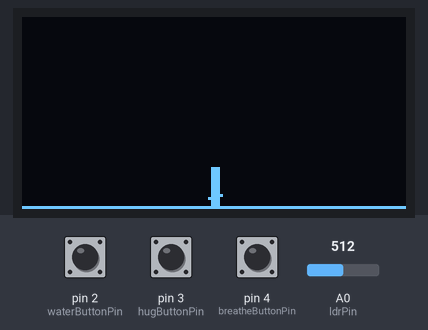
Bench run of a sketch on a simulated Arduino Uno, built with avr-gcc and run on an emulated ATmega328P. On the bench: 128×64 one-colour display. Inputs (shaded band) come from the test bench; at power-on: pin 4 (breatheButtonPin) HIGH, A0 (ldrPin) = 512, pin 2 (waterButtonPin) HIGH, pin 3 (hugButtonPin) HIGH. EEPROM starts erased.

Above: at 1.2 s.
1.3 s: pin 4 (breatheButtonPin) pulled LOW for 1 s
At 1.48 s:
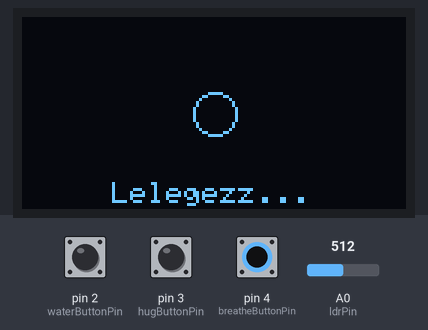
At 1.88 s:
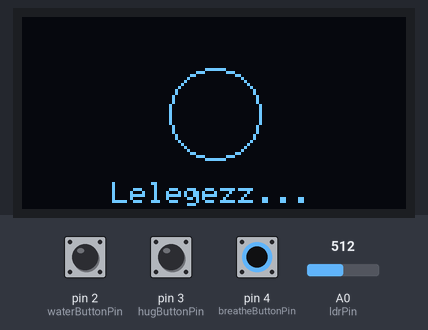
3.8 s: A0 (ldrPin) set to 209
5.3 s: A0 (ldrPin) set to 183
At 6.7 s:
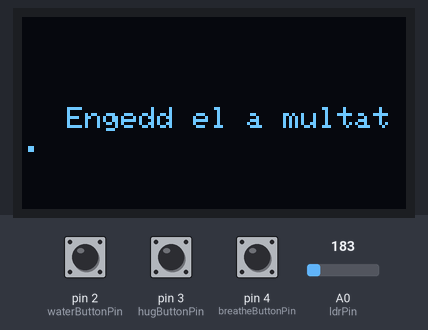
Timing chart, 0 to 8.3 s (numbered marks = the images above; inputs shaded):
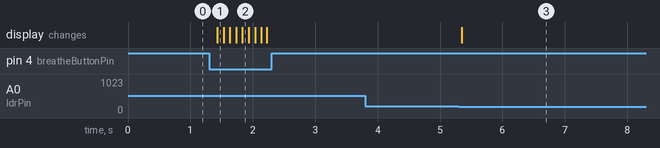

Measured:
- the behaviour switches between 200 and 199 on A0 (ldrPin) (found by bisection; images 2 and 3)
- after the input at 1.3 s, the display: changes after 0.13 s (image 1)
- after the input at 3.8 s, every drawn part: stays the same
- after the input at 5.3 s, the display: changes after 0.05 s (image 3)

The sketch:

digitaltree.ino
```cpp
#include <Wire.h>
#include <Adafruit_GFX.h>
#include <Adafruit_SSD1306.h>
#include <EEPROM.h>

Adafruit_SSD1306 display(128, 64, &Wire, -1);

const int waterButtonPin = 2;
const int hugButtonPin = 3;
const int breatheButtonPin = 4;
const int ldrPin = A0;

struct GameState {
  bool initialized;
  int growthStage;
  bool isWithered;
  bool hasFruit;
  unsigned long gameTimeHours;
  unsigned long lastWateredHour;
  unsigned long lastHuggedHour;
  unsigned long lastHarvestHour;
  int waterCount48h;
  unsigned long waterWindowStartHour;
};

GameState state;

bool isShowingSankalpa = false;
unsigned long sankalpaStartTime = 0;
int currentSankalpaIndex = 0;

unsigned long lastWaterDebounce = 0;
unsigned long lastHugDebounce = 0;
unsigned long debounceDelay = 50;

int lastWaterState = HIGH;
int lastHugState = HIGH;

unsigned long lastTickMillis = 0;
unsigned long breathingStartTime = 0;
bool isBreathing = false;
int breathRadius = 0;
bool breathExpanding = true;

const char* sankalpak[] = {
  "Beke van benned.",
  "Csodalatos vagy!",
  "Eros vagy.",
  "Minden rendben.",
  "Engedd el a multat.",
  "Mosolyogj!",
  "Namaste.",
  "Feny es szeretet.",
  "Lelki beke.",
  "Szeretve vagy."
};

void saveState() {
  EEPROM.put(0, state);
}

void loadState() {
  EEPROM.get(0, state);
  if (!state.initialized) {
    state.initialized = true;
    state.growthStage = 0;
    state.isWithered = false;
    state.hasFruit = false;
    state.gameTimeHours = 0;
    state.lastWateredHour = 0;
    state.lastHuggedHour = 0;
    state.lastHarvestHour = 0;
    state.waterCount48h = 0;
    state.waterWindowStartHour = 0;
    saveState();
  }
}

void setup() {
  Serial.begin(115200);
  pinMode(waterButtonPin, INPUT_PULLUP);
  pinMode(hugButtonPin, INPUT_PULLUP);
  pinMode(breatheButtonPin, INPUT_PULLUP);

  if(!display.begin(SSD1306_SWITCHCAPVCC, 0x3C)) {
    while(1);
  }

  loadState();
  drawScene();
}

void loop() {
  if (millis() - lastTickMillis > 1000) {
    state.gameTimeHours++;
    lastTickMillis = millis();

    if (state.gameTimeHours - state.waterWindowStartHour >= 48) {
      state.waterCount48h = 0;
      state.waterWindowStartHour = state.gameTimeHours;
    }

    if (!state.isWithered) {
      unsigned long lastInteraction = state.lastWateredHour > state.lastHuggedHour ? state.lastWateredHour : state.lastHuggedHour;
      if (state.gameTimeHours > 0 && (state.gameTimeHours - lastInteraction >= 48)) {
        state.isWithered = true;
        saveState();
      }

      if (state.gameTimeHours % 24 == 0) {
        if ((state.gameTimeHours - state.lastHuggedHour <= 24) && (state.gameTimeHours - state.lastWateredHour <= 12)) {
          if (state.growthStage < 12) {
            state.growthStage++;
            saveState();
          }
        }
      }

      if (state.growthStage >= 12 && !state.hasFruit && (state.gameTimeHours - state.lastHarvestHour >= 18)) {
        state.hasFruit = true;
        saveState();
      }
    }

    if (isShowingSankalpa && millis() - sankalpaStartTime > 5000) {
      isShowingSankalpa = false;
    }

    if (!isBreathing) {
      drawScene();
    }
  }

  int wRead = digitalRead(waterButtonPin);
  int hRead = digitalRead(hugButtonPin);
  int bRead = digitalRead(breatheButtonPin);
  int ldrValue = analogRead(ldrPin);

  if (state.hasFruit && ldrValue < 200 && !isShowingSankalpa && !state.isWithered) {
    state.hasFruit = false;
    state.lastHarvestHour = state.gameTimeHours;
    isShowingSankalpa = true;
    sankalpaStartTime = millis();
    currentSankalpaIndex = state.gameTimeHours % 10;
    saveState();
    drawScene();
  }

  if (wRead != lastWaterState) lastWaterDebounce = millis();
  if (hRead != lastHugState) lastHugDebounce = millis();

  if ((millis() - lastWaterDebounce) > debounceDelay) {
    if (wRead == LOW && lastWaterState == HIGH) {
      if (!state.isWithered) {
        state.lastWateredHour = state.gameTimeHours;
        state.waterCount48h++;
        if (state.waterCount48h >= 10) {
          state.isWithered = true;
        } else {
          if (state.growthStage == 0) state.growthStage = 1;
        }
        saveState();
        drawScene();
      }
    }
  }

  if ((millis() - lastHugDebounce) > debounceDelay) {
    if (hRead == LOW && lastHugState == HIGH) {
      if (!state.isWithered) {
        state.lastHuggedHour = state.gameTimeHours;
        if (state.growthStage == 1) state.growthStage = 2;
        saveState();
        drawScene();
      }
    }
  }

  if (bRead == LOW) {
    if (state.isWithered) {
      if (!isBreathing) {
        isBreathing = true;
        breathingStartTime = millis();
        breathRadius = 5;
        breathExpanding = true;
      }

      if (millis() - breathingStartTime > 100) {
        breathingStartTime = millis();
        if (breathExpanding) {
          breathRadius += 2;
          if (breathRadius >= 20) breathExpanding = false;
        } else {
          breathRadius -= 2;
          if (breathRadius <= 5) breathExpanding = true;
        }

        display.clearDisplay();
        display.drawCircle(64, 32, breathRadius, SSD1306_WHITE);
        display.setCursor(30, 55);
        display.setTextColor(SSD1306_WHITE);
        display.print("Lelegezz...");
        display.display();
      }

      if (breathRadius >= 20 && !breathExpanding) {
        state.isWithered = false;
        state.waterCount48h = 0;
        state.waterWindowStartHour = state.gameTimeHours;
        state.lastWateredHour = state.gameTimeHours;
        state.lastHuggedHour = state.gameTimeHours;
        saveState();
        isBreathing = false;
        drawScene();
      }
    }
  } else {
    if (isBreathing) {
      isBreathing = false;
      drawScene();
    }
  }

  lastWaterState = wRead;
  lastHugState = hRead;
}

void drawScene() {
  display.clearDisplay();

  if (isShowingSankalpa) {
    display.setTextSize(1);
    display.setTextColor(SSD1306_WHITE);
    display.setCursor(15, 30);
    display.print(sankalpak[currentSankalpaIndex]);
    display.display();
    return;
  }

  display.drawLine(0, 63, 128, 63, SSD1306_WHITE);

  if (state.isWithered) {
    display.drawLine(64, 62, 64, 50, SSD1306_WHITE);
    display.drawLine(63, 62, 63, 50, SSD1306_WHITE);
    display.drawLine(65, 62, 65, 50, SSD1306_WHITE);
    display.drawLine(64, 55, 66, 59, SSD1306_WHITE);
    display.drawLine(64, 58, 62, 60, SSD1306_WHITE);
  } else {
    if (state.growthStage == 0) {
      display.drawPixel(64, 62, SSD1306_WHITE);
      display.drawPixel(63, 62, SSD1306_WHITE);
      display.drawPixel(65, 62, SSD1306_WHITE);
      display.drawPixel(64, 61, SSD1306_WHITE);
    } else if (state.growthStage == 1) {
      display.drawLine(64, 62, 64, 58, SSD1306_WHITE);
      display.drawPixel(65, 59, SSD1306_WHITE);
      display.drawPixel(63, 60, SSD1306_WHITE);
    } else if (state.growthStage >= 2) {
      int h = 12 + (state.growthStage * 2);
      display.drawLine(64, 62, 64, 62 - h, SSD1306_WHITE);
      display.drawLine(63, 62, 63, 62 - h, SSD1306_WHITE);
      display.drawLine(65, 62, 65, 62 - h, SSD1306_WHITE);
      display.drawLine(64, 62 - (h/2), 72, 62 - (h/2) - 8, SSD1306_WHITE);
      display.drawLine(64, 62 - (h/4), 56, 62 - (h/4) - 8, SSD1306_WHITE);
      display.drawCircle(64, 62 - h - 4, 6 + (state.growthStage/2), SSD1306_WHITE);
      display.drawCircle(72, 62 - (h/2) - 8, 4 + (state.growthStage/3), SSD1306_WHITE);
      display.drawCircle(56, 62 - (h/4) - 8, 4 + (state.growthStage/3), SSD1306_WHITE);

      if (state.hasFruit && (millis() / 500) % 2 == 0) {
        int fx = 76;
        int fy = 62 - (h/2) - 10;
        display.drawPixel(fx-1, fy-1, SSD1306_WHITE);
        display.drawPixel(fx+1, fy-1, SSD1306_WHITE);
        display.drawLine(fx-2, fy, fx+2, fy, SSD1306_WHITE);
        display.drawLine(fx-1, fy+1, fx+1, fy+1, SSD1306_WHITE);
        display.drawPixel(fx, fy+2, SSD1306_WHITE);
      }
    }
  }

  display.display();
}
```
